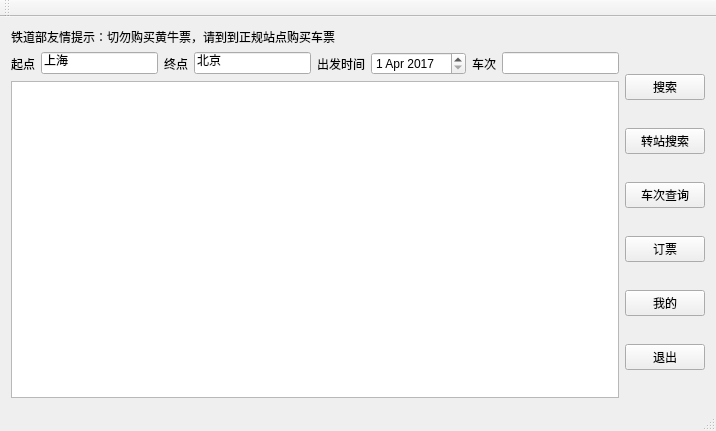
<?xml version="1.0" encoding="UTF-8"?>
<ui version="4.0">
 <class>MainWindow</class>
 <widget class="QMainWindow" name="MainWindow">
  <property name="geometry">
   <rect>
    <x>0</x>
    <y>0</y>
    <width>716</width>
    <height>431</height>
   </rect>
  </property>
  <property name="windowTitle">
   <string>老铁去哪</string>
  </property>
  <widget class="QWidget" name="centralWidget">
   <layout class="QGridLayout" name="gridLayout_2">
    <item row="0" column="0">
     <widget class="QLabel" name="label_4">
      <property name="text">
       <string>铁道部友情提示：切勿购买黄牛票，请到到正规站点购买车票</string>
      </property>
     </widget>
    </item>
    <item row="1" column="1" rowspan="2">
     <layout class="QVBoxLayout" name="verticalLayout">
      <item>
       <widget class="QPushButton" name="search">
        <property name="text">
         <string>搜索</string>
        </property>
       </widget>
      </item>
      <item>
       <widget class="QPushButton" name="special">
        <property name="text">
         <string>转站搜索</string>
        </property>
       </widget>
      </item>
      <item>
       <widget class="QPushButton" name="train_query">
        <property name="text">
         <string>车次查询</string>
        </property>
       </widget>
      </item>
      <item>
       <widget class="QPushButton" name="buy">
        <property name="text">
         <string>订票</string>
        </property>
       </widget>
      </item>
      <item>
       <widget class="QPushButton" name="mine">
        <property name="text">
         <string>我的</string>
        </property>
       </widget>
      </item>
      <item>
       <widget class="QPushButton" name="pushButton">
        <property name="text">
         <string>退出</string>
        </property>
       </widget>
      </item>
     </layout>
    </item>
    <item row="2" column="0">
     <layout class="QGridLayout" name="gridLayout">
      <item row="0" column="0">
       <widget class="QTableView" name="tableView">
        <property name="editTriggers">
         <set>QAbstractItemView::NoEditTriggers</set>
        </property>
        <property name="selectionMode">
         <enum>QAbstractItemView::SingleSelection</enum>
        </property>
        <property name="selectionBehavior">
         <enum>QAbstractItemView::SelectItems</enum>
        </property>
        <property name="showGrid">
         <bool>false</bool>
        </property>
        <property name="gridStyle">
         <enum>Qt::DashLine</enum>
        </property>
        <property name="sortingEnabled">
         <bool>true</bool>
        </property>
       </widget>
      </item>
     </layout>
    </item>
    <item row="1" column="0">
     <layout class="QHBoxLayout" name="horizontalLayout">
      <item>
       <widget class="QLabel" name="label">
        <property name="text">
         <string>起点</string>
        </property>
       </widget>
      </item>
      <item>
       <widget class="QLineEdit" name="start">
        <property name="text">
         <string>上海</string>
        </property>
       </widget>
      </item>
      <item>
       <widget class="QLabel" name="label_2">
        <property name="text">
         <string>终点</string>
        </property>
       </widget>
      </item>
      <item>
       <widget class="QLineEdit" name="target">
        <property name="text">
         <string>北京</string>
        </property>
       </widget>
      </item>
      <item>
       <widget class="QLabel" name="label_3">
        <property name="text">
         <string>出发时间</string>
        </property>
       </widget>
      </item>
      <item>
       <widget class="QDateEdit" name="dateEdit">
        <property name="dateTime">
         <datetime>
          <hour>0</hour>
          <minute>0</minute>
          <second>0</second>
          <year>2017</year>
          <month>4</month>
          <day>1</day>
         </datetime>
        </property>
       </widget>
      </item>
      <item>
       <widget class="QLabel" name="label_5">
        <property name="text">
         <string>车次</string>
        </property>
       </widget>
      </item>
      <item>
       <widget class="QLineEdit" name="train_number"/>
      </item>
     </layout>
    </item>
   </layout>
  </widget>
  <widget class="QMenuBar" name="menuBar">
   <property name="geometry">
    <rect>
     <x>0</x>
     <y>0</y>
     <width>716</width>
     <height>23</height>
    </rect>
   </property>
  </widget>
  <widget class="QToolBar" name="mainToolBar">
   <attribute name="toolBarArea">
    <enum>TopToolBarArea</enum>
   </attribute>
   <attribute name="toolBarBreak">
    <bool>false</bool>
   </attribute>
  </widget>
  <widget class="QStatusBar" name="statusBar"/>
 </widget>
 <layoutdefault spacing="6" margin="11"/>
 <resources/>
 <connections>
  <connection>
   <sender>pushButton</sender>
   <signal>clicked()</signal>
   <receiver>MainWindow</receiver>
   <slot>close()</slot>
   <hints>
    <hint type="sourcelabel">
     <x>654</x>
     <y>363</y>
    </hint>
    <hint type="destinationlabel">
     <x>670</x>
     <y>381</y>
    </hint>
   </hints>
  </connection>
 </connections>
</ui>
